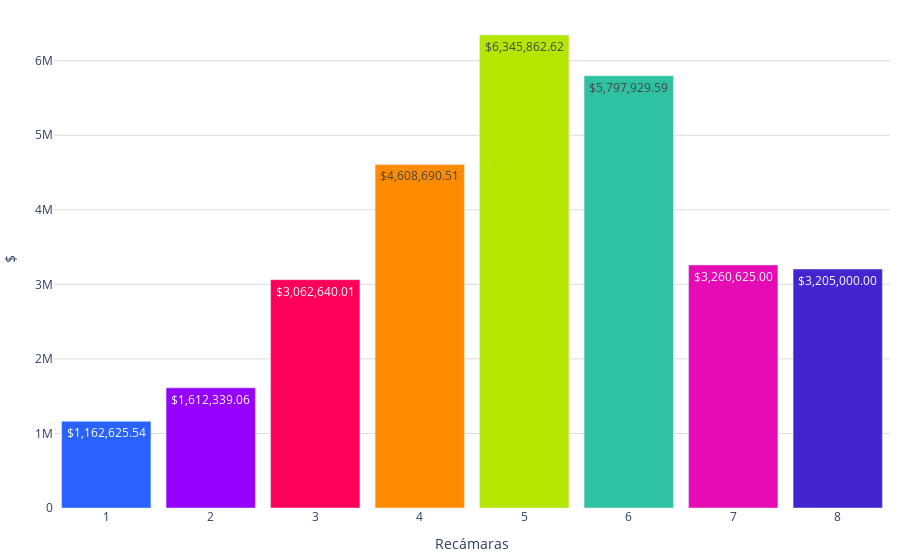

This figure's notebook cell:
### Code cell
import pandas as pd
import plotly.graph_objects as go
import locale

# Establecer configuración regional para el formato de precios
locale.setlocale(locale.LC_ALL, '')

# Definir función para formatear precios
def format_price(price):
    return locale.currency(price, grouping=True)

# Crear una lista de etiquetas para el eje x
etiquetas = [str(recamaras) if recamaras != 16 else '16+' for recamaras in df_promedio_casas['Recamaras']]

# Obtener los precios y el número de recámaras
precios = df_promedio_casas['precio']

# Crear el texto con los precios formateados
text_precios = [format_price(precio) for precio in precios]

colores = ['#2962ff', '#9500ff', '#ff0059', '#ff8c00', '#b4e600', '#2EC2A2','#E50CB6','#4225CF','#2CBA4D','#2962ff', '#9500ff', '#ff0059']

fig = go.Figure()
fig.add_trace(go.Bar(
    x=etiquetas,
    y=precios,
    text=text_precios,
    marker_color=colores,
    textposition='auto' 
))
fig.update_layout(
    #title='Precio promedio por número de baños',
    xaxis=dict(title='Recámaras'),
    yaxis=dict(title='$', gridcolor='#dddcda', ),
    bargap=0.1,
    bargroupgap=0.05,
    plot_bgcolor='rgba(0,0,0,0)',
    margin=dict(l=10, r=10, t=10, b=10),  # Ajusta los márgenes (left, right, top, bottom)        
)

fig.show()

### Figure 1 — Plotly figure (JSON) as saved in the notebook; plotly's stock layout.template omitted (floating-point values rounded to 4 significant figures)
{"data": [{"marker": {"color": ["#2962ff", "#9500ff", "#ff0059", "#ff8c00", "#b4e600", "#2EC2A2", "#E50CB6", "#4225CF", "#2CBA4D", "#2962ff", "#9500ff", "#ff0059"]}, "text": ["$1,162,625.54", "$1,612,339.06", "$3,062,640.01", "$4,608,690.51", "$6,345,862.62", "$5,797,929.59", "$3,260,625.00", "$3,205,000.00"], "textposition": "auto", "type": "bar", "x": ["1", "2", "3", "4", "5", "6", "7", "8"], "y": [1163000.0, 1612000.0, 3063000.0, 4609000.0, 6346000.0, 5798000.0, 3260625, 3205000]}], "layout": {"bargap": 0.1, "bargroupgap": 0.05, "margin": {"b": 10, "l": 10, "r": 10, "t": 10}, "plot_bgcolor": "rgba(0,0,0,0)", "xaxis": {"title": {"text": "Recámaras"}}, "yaxis": {"gridcolor": "#dddcda", "title": {"text": "$"}}}}
